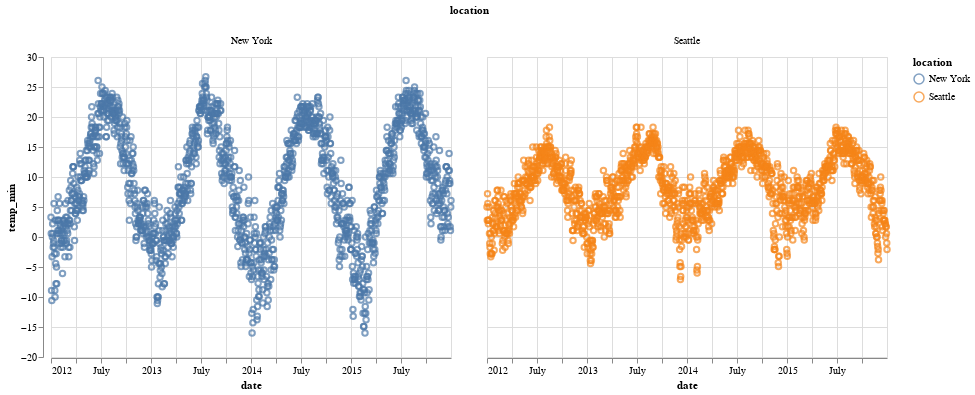

Notebook code for this chart:
### Code cell
### use different color for different location
alt.Chart(data).mark_point().encode(
    x = 'date',
    y = 'temp_min',
    column = 'location',
    color = 'location'
)

### Figure 1 — Vega-Lite specification as saved in the notebook (floating-point values rounded to 4 significant figures; data arrays with more than 128 entries replaced by an {"elided": "..."} marker saying what was removed)
{"config": {"view": {"continuousWidth": 400, "continuousHeight": 300}}, "data": {"name": "data-81a3ea5f067192b659c1c31e71441cd5"}, "mark": "point", "encoding": {"color": {"type": "nominal", "field": "location"}, "column": {"type": "nominal", "field": "location"}, "x": {"type": "temporal", "field": "date"}, "y": {"type": "quantitative", "field": "temp_min"}}, "$schema": "https://vega.github.io/schema/vega-lite/v4.8.1.json", "datasets": {"data-81a3ea5f067192b659c1c31e71441cd5": {"elided": "2922 records"}}}
